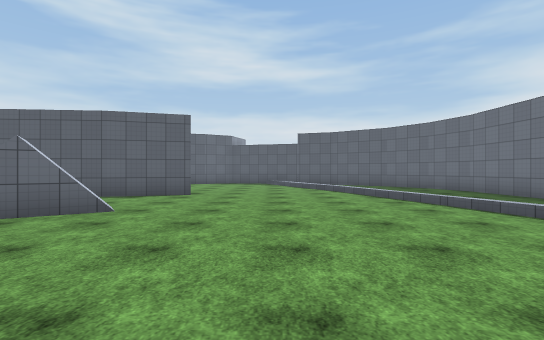
[1] (above)

23 first-person views from a walk through a scene from a Unity 3-D project. The camera is 1.4 m above the floor, looks level and sees 85° across. The floor is counted in squares, 2 m on a side. Each view is taken from the middle of a square. On the plan, view 1 faces up. The plan holds only what a view shows up to about 10 squares ahead; the rest is blank. The place goes on beyond the plan. The player is left out. Surface patterns are stand-ins for the level's own textures.

[2]
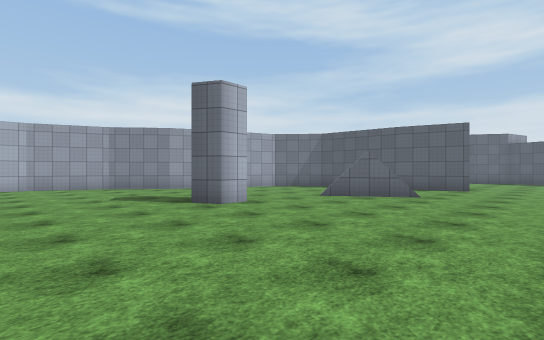

[3]
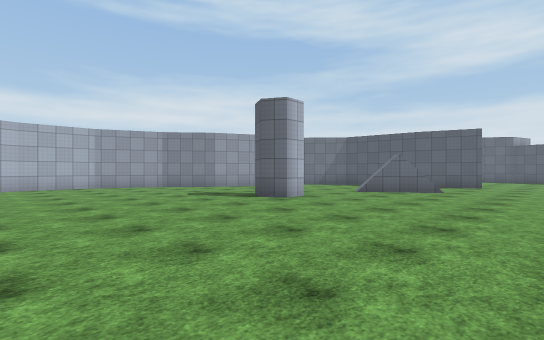

[4]
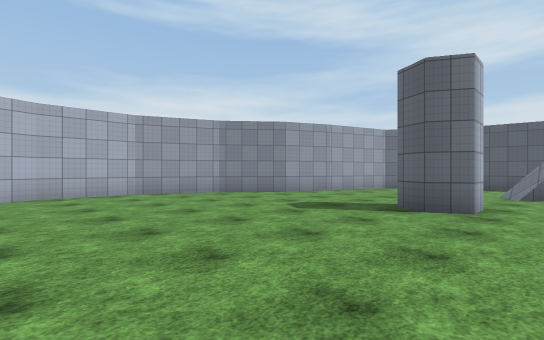

[5]
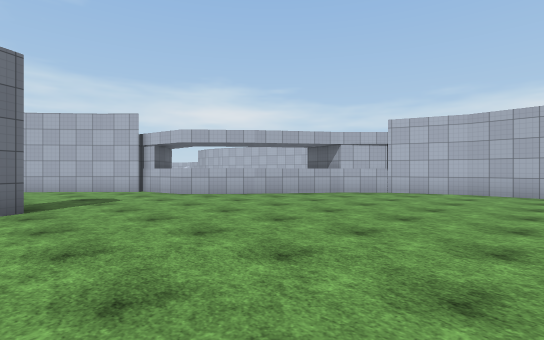

[6]
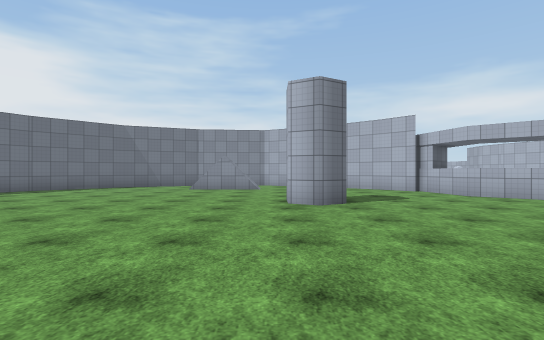

[7]
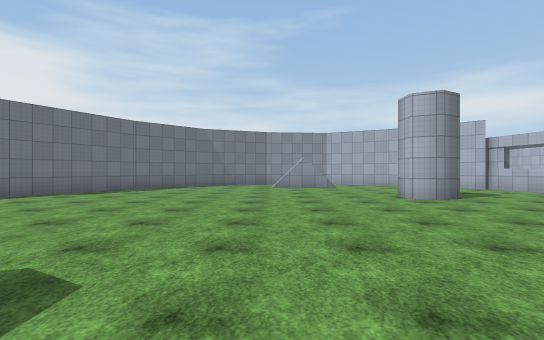

[8]
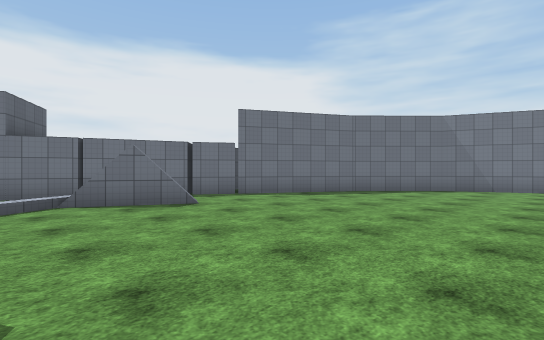

[9]
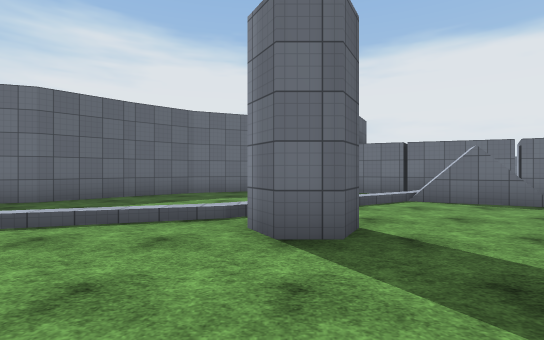

[10]
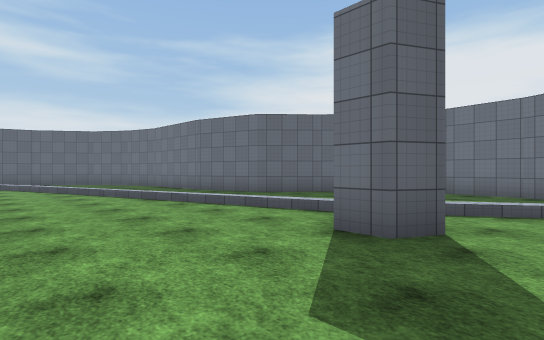

[11]
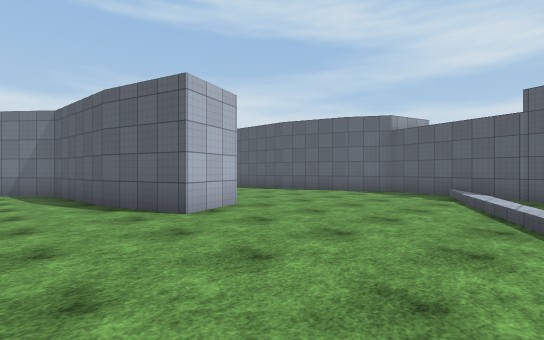

[12]
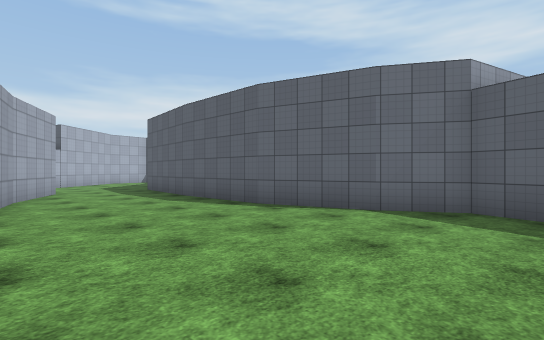

[13]
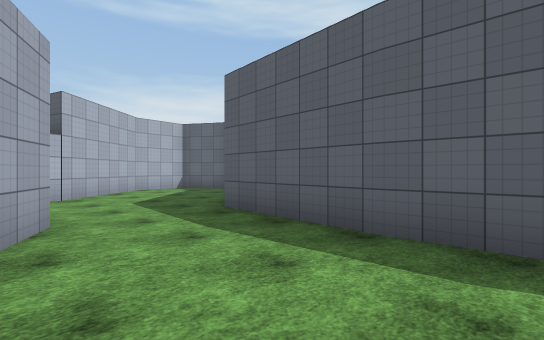

[14]
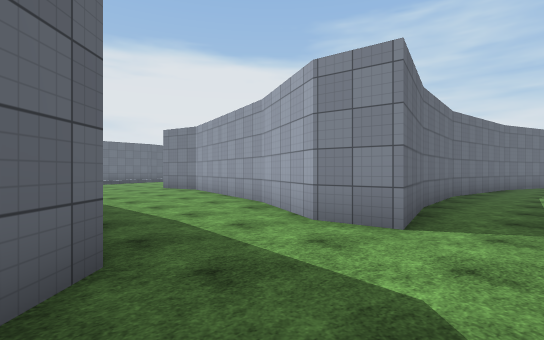

[15]
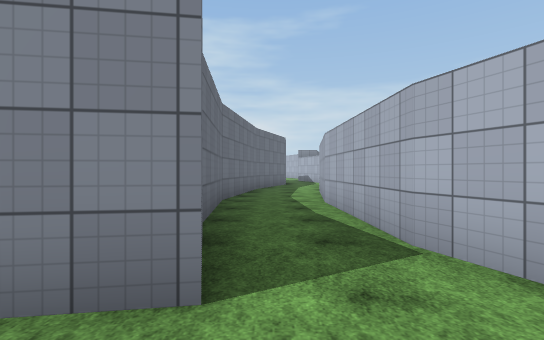

[16]
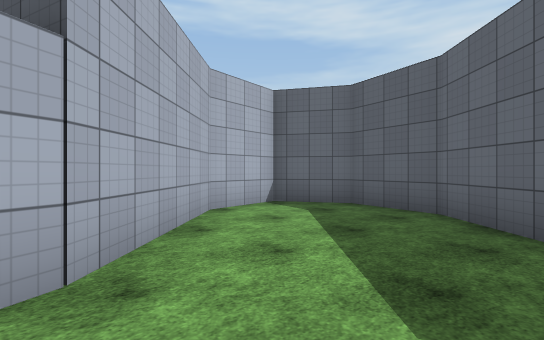

[17]
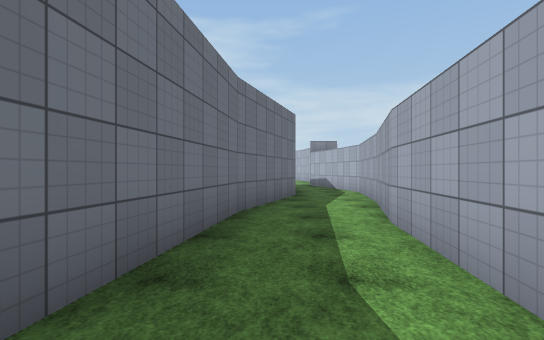

[18]
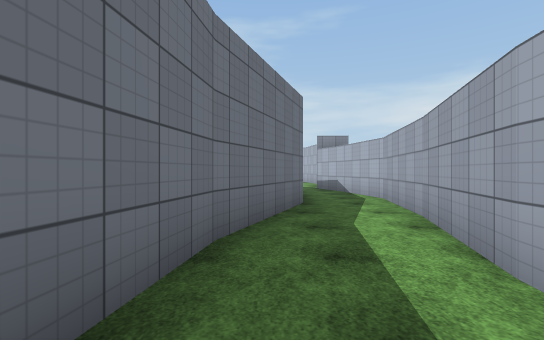

[19]
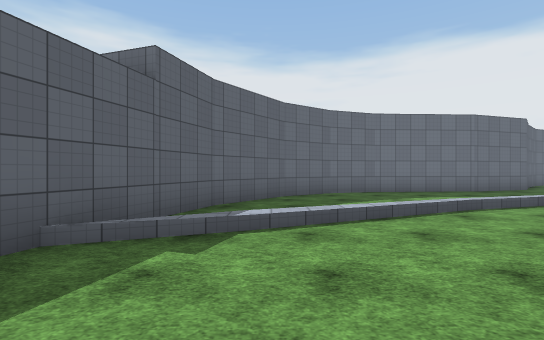

[20]
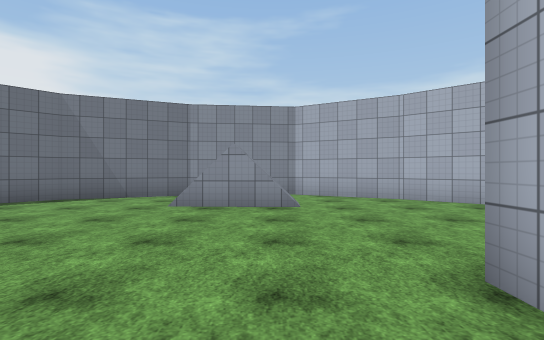

[21]
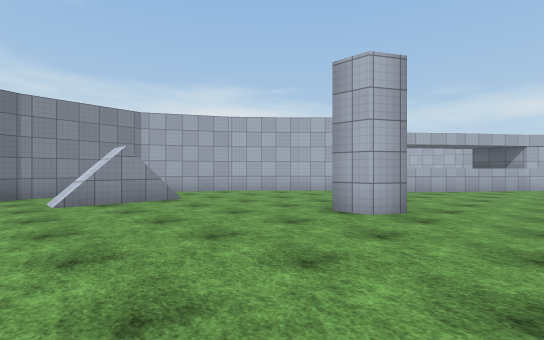

[22]
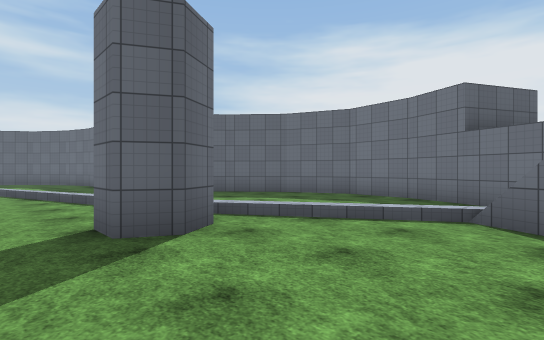

[23]
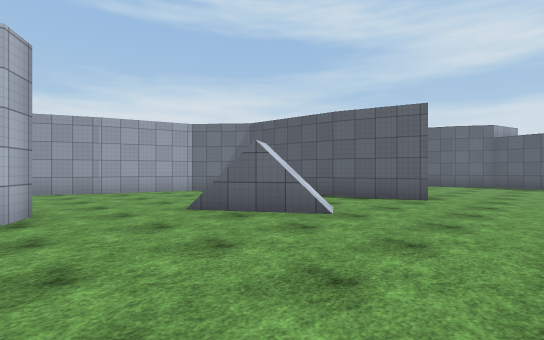

### Floor plan
Key: @ floor where view 1 was taken; # wall or solid block; . floor; / step, stairs or slope; ^ raised ledge.
Columns run from 18 left of view 1 to 11 right of it. Each row starts with its distance up from view 1.
 18  ####
 17 ##..##
 16 #....##        ####
 15 #.....###   ####..####
 14 ##......#####...../..###
 13  ##................/...##
 12   ##.............../....#
 11    #..###.........../...##
 10    #..# #####......./....#
  9    ##.#    #####.........#
  8     #.#   ######...... ..#
  7     #.#  ##........... ..#
  6    ##.# ##...............#
  5    #..###.....##....../ .##
  4    #..###.....#......./ ..##
  3    #..###............./....##
  2    #..##.............../ ...#
  1   ##.###....#........../ ...##
  0   #..##...........@..../.....#
 -1   #..#................##/....#
 -2   #..#................##//...#
 -3   #. #.................../...#
 -4   #. #..................../.##
 -5   ####...................# /#
 -6      ##................../ ##
 -7       ^^...................#
 -8        ^^......#..........##
 -9          ^^....#..........#
-10           ^^.............##
-11            ^.............#
-12            #............##
-13             ##...///...##
-14              ##..  ...##
-15               ###  ####
-16                 ###

Positions as (right, up) in squares from view 1, and headings:
1: (0, 0), facing up
2: (0, -3), facing up-left
3: (0, -5), facing up-left
4: (-4, -5), facing up-left
5: (-3, -2), facing down-left
6: (-2, -2), facing down
7: (1, -1), facing down
8: (1, -3), facing down-right
9: (1, -1), facing right
10: (1, -3), facing up-right
11: (2, 6), facing up-left
12: (-1, 10), facing up-left
13: (-7, 11), facing up-left
14: (-14, 15), facing down-right
15: (-13, 13), facing down
16: (-13, 12), facing up-left
17: (-13, 7), facing down
18: (-13, 5), facing down
19: (-3, 13), facing right
20: (-1, -7), facing down
21: (2, -6), facing down-left
22: (3, -5), facing up-right
23: (0, 1), facing up-left
